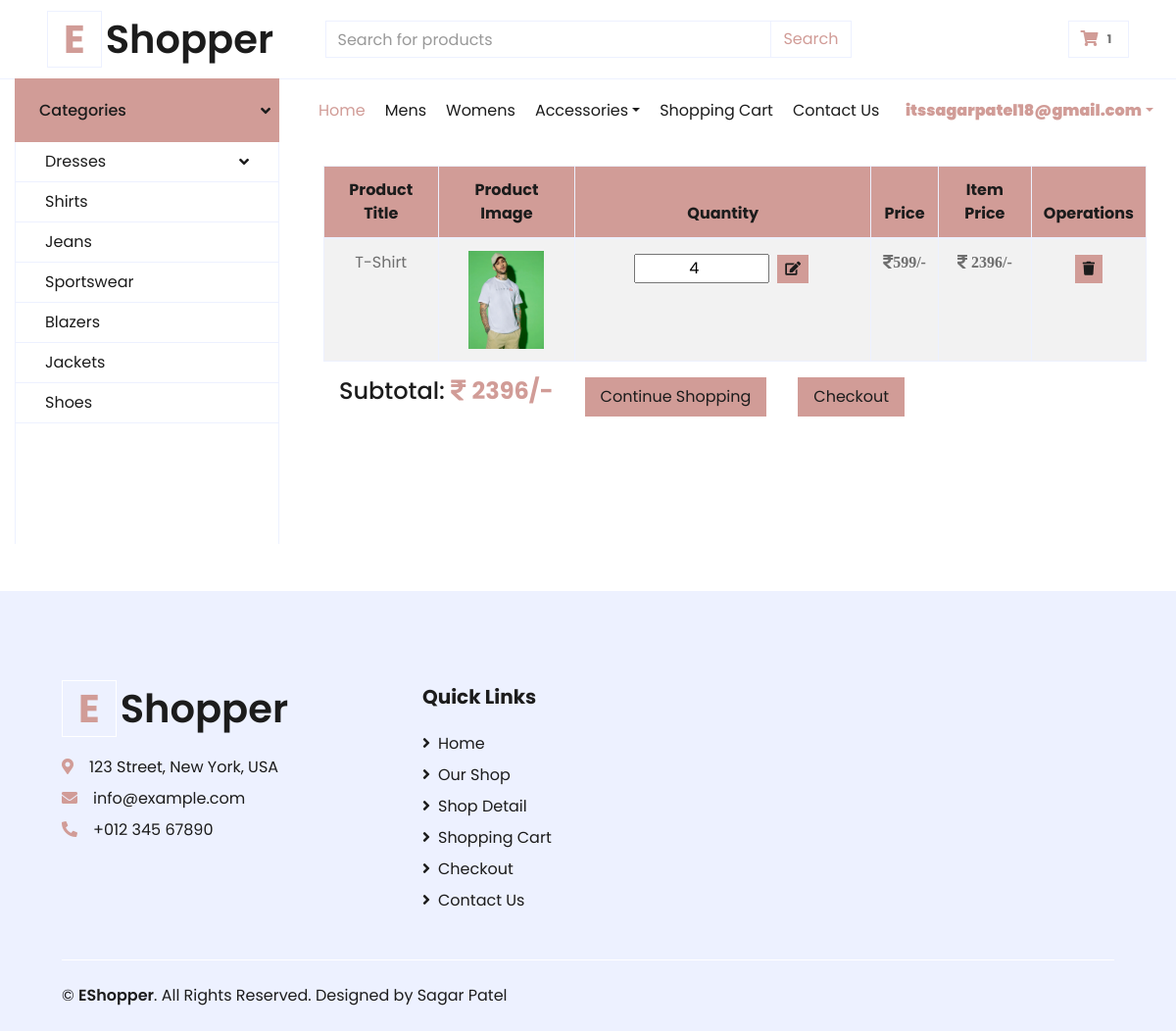
/cart_view.php (signed in), run on the app's committed database.
### tables this page shows
CREATE TABLE `product` (
  `product_id` int(11) NOT NULL,
  `name` varchar(100) DEFAULT NULL,
  `description` varchar(100) DEFAULT NULL,
  `price` int(11) DEFAULT NULL,
  `product_keyword` varchar(255) DEFAULT NULL,
  `image` varchar(255) DEFAULT NULL,
  `category` varchar(100) DEFAULT NULL,
  `date` timestamp NOT NULL DEFAULT current_timestamp() ON UPDATE current_timestamp(),
  `status` varchar(11) DEFAULT NULL
);

CREATE TABLE `cart` (
  `item_id` int(11) NOT NULL,
  `product_id` int(11) NOT NULL,
  `customer_id` varchar(10) NOT NULL,
  `quantity` int(11) NOT NULL
);

### cart_view.php (the view, shortened to what this page needs)
<?php
include("connect.php");
if (isset($_SESSION["loggedin"])) {
  $u_mail = $_SESSION['email'];
  $qry_get_user = "SELECT * FROM customers where email='$u_mail';";
  $qes_user = $conn->query($qry_get_user);
  while ($res_user = $qes_user->fetch_assoc()) {
    $u_id = $res_user['customer_id'];
  }
}
?>
<!DOCTYPE html>
<html lang="en">
<head>
  <link href="https://cdnjs.cloudflare.com/ajax/libs/font-awesome/5.10.0/css/all.min.css" rel="stylesheet">
  <link href="lib/owlcarousel/assets/owl.carousel.min.css" rel="stylesheet">
  <link href="css/style.css" rel="stylesheet">
</head>
<body>
  <div class="row align-items-center py-3 px-xl-5">
    <div class="col-lg-3 d-none d-lg-block">
      <a href="" class="text-decoration-none">
        <h1 class="m-0 display-5 font-weight-semi-bold"><span
            class="text-primary font-weight-bold border px-3 mr-1">E</span>Shopper</h1>
      </a>
    </div>
    <div class="col-lg-6 col-6 text-left">
      <form action="search.php?search_data" method="GET">
        <div class="input-group">
          <input type="text" class="form-control" name="search_data" placeholder="Search for products">
          <div class="input-group-append">
            <input type="submit" name="search_data_product" class="form-control text-primary" value="Search">
          </div>
        </div>
      </form>
    </div>
    <div class="col-lg-3 col-6 text-right">
      <a href="" class="btn border">
        <i class="fas fa-shopping-cart text-primary"></i>
        <span class="badge">
          <?php
          $qry_get_cart = "SELECT * FROM cart where customer_id='$u_id';";
          $qes_cart = $conn->query($qry_get_cart);
          $i = 0;
          while ($res_cart = $qes_cart->fetch_assoc()) {
            $i += 1;
          }
          echo $i;
          ?>
        </span>
      </a>
    </div>
  </div>
  <div class="container-fluid mb-10">
    <div class="row border-top ">
      <div class="col-lg-3 d-none d-lg-block">
        <a class="btn shadow-none d-flex p-2 align-items-center justify-content-between bg-primary text-white w-100"
          data-toggle="collapse" href="#navbar-vertical" style="height: 65px; margin-top: -1px; padding: 0 30px;">
          <h6 class="m-0 px-3">Categories</h6>
          <i class="fa fa-angle-down text-dark"></i>
        </a>
        <nav
          class="collapse show navbar navbar-vertical navbar-light align-items-start p-0 border border-top-0 border-bottom-0"
          id="navbar-vertical">
          <div class="navbar-nav w-100 overflow-hidden" style="height: 410px">
            <div class="nav-item dropdown">
              <a href="#" class="nav-link" data-toggle="dropdown">Dresses <i
                  class="fa fa-angle-down float-right mt-1"></i></a>
            </div>
            <a href="" class="nav-item nav-link">Shirts</a>
            <a href="" class="nav-item nav-link">Jeans</a>
            <a href="" class="nav-item nav-link">Sportswear</a>
            <a href="" class="nav-item nav-link">Blazers</a>
            <a href="" class="nav-item nav-link">Jackets</a>
            <a href="" class="nav-item nav-link">Shoes</a>
          </div>
        </nav>
      </div>
      <div class="col-lg-9">
        <nav class="navbar navbar-expand-lg bg-light navbar-light py-3 py-lg-0 px-0">
          <div class="collapse navbar-collapse justify-content-between" id="navbarCollapse">
            <div class="navbar-nav mr-auto py-0">
              <a href="index.php" class="nav-item nav-link active">Home</a>
              <a href="mens.php" class="nav-item nav-link">Mens</a>
              <a href="womens.php" class="nav-item nav-link">Womens</a>
              <div class="nav-item dropdown">
                <a href="#" class="nav-link dropdown-toggle" data-toggle="dropdown">Accessories</a>
              </div>
              <a href="" class="nav-item nav-link">Shopping Cart</a>
              <a href="contact.html" class="nav-item nav-link">Contact Us</a>
            </div>
            <div class="navbar-nav ml-auto py-0">
              <?php
              if (isset($_SESSION['loggedin']) and isset($_SESSION['verify_otp'])) {
                echo '<ul class="nav navbar-top-links navbar-right pull-right">
                <li class="dropdown">
                  <a class="dropdown-toggle profile-pic p-2 mb-1" data-toggle="dropdown" href="#"><b><class="hidden-xs"><b>' . $_SESSION['email'] . '</b></b></a>';
              } else {
                echo '<a href="login.php" class="nav-item nav-link">Login</a><a href="register.php" class="nav-item nav-link">Register</a>';
              }
              ?>
            </div>
          </div>
        </nav>
        <div class="container my-4">
          <div class="row m-0">
            <table class="table table-bordered text-center table-striped m-0">
              <thead class="bg-primary text-dark">
                <tr>
                  <th>Product Title</th>
                  <th>Product Image</th>
                  <th>Quantity</th>
                  <th>Price</th>
                  <th>Item Price</th>
                  <th colspan="2">Operations</th>
                </tr>
              </thead>
              <tbody>
                <?php
                $total = 0;
                $ij = 0;
                $qry_get_cart = "SELECT * FROM cart where customer_id='$u_id';";
                $qes_cart = $conn->query($qry_get_cart);
                while ($res_cart = $qes_cart->fetch_assoc()) {
                  $p_id = $res_cart['product_id'];
                  $qry_get_product = "SELECT * FROM product where product_id='$p_id';";
                  $qes_product = $conn->query($qry_get_product);
                  while ($res_product = $qes_product->fetch_assoc()) {
                    $total = $total + ($res_product['price'] * $res_cart['quantity']);
                ?>
                <tr>
                  <td><?php echo $res_product['name']; ?></td>
                  <td class="m-0">
                    <img src="<?php echo $res_product['image']; ?>" alt="" class="cart_img"
                      style="width:100px; height:100px; object-fit: contain;">
                  </td>
                  <td>
                    <form action="update_cart.php?num=<?php echo $ij; ?>" method="post"
                      id="update_form_<?php echo $ij; ?>">
                      <input type="number" name="qty_<?php echo $ij; ?>" class="form-input w-50 text-center" min="1"
                        value='<?php echo $res_cart['quantity']; ?>' />
                      <div class="btn btn-sm bg-primary border-0 text-dark m-1"
                        onclick="submit_form('<?php echo $ij; ?>')"><i class="fas fa-edit"></i></div>
                    </form>
                  </td>
                  <td><i class="fas fa-rupee-sign"><?php echo $res_product['price']; ?>/-</i></td>
                  <td><i class="fas fa-rupee-sign">
                      <?php
                          echo $res_product['price'] * $res_cart['quantity'];
                          ?>/-
                    </i></td>
                  <td>
                    <a class="btn btn-sm bg-primary border-0 text-dark m-1"
                      href="delete_cart.php?id=<?php echo $res_cart['item_id']; ?>"><i class="fa fa-trash"
                        aria-hidden="true"></i></a>
                  </td>
                </tr>
                <?php
                  }
                  $ij += 1;
                }
                ?>
              </tbody>
            </table>
            <div class="d-flex my-3">
              <h4 class="px-3">Subtotal:&nbsp<i class="fas fa-rupee-sign text-primary"></i>&nbsp<strong
                  class="text-primary"><?php $_SESSION['total'] = $total;
                                                                                                                              echo $total ?>/-</strong>
              </h4>
              <a href="index.php"><button class="bg-primary px-3 py-2 mx-3 border-0 text-dark">Continue
                  Shopping</button></a>
              <a href="checkout.php"><button class="bg-primary px-3 py-2 mx-3 border-0 text-dark">Checkout</button></a>
            </div>
          </div>
        </div>
      </div>
      <?php include("footer.php") ?>

### data on the page
cart: quantity "4"
product: name "T-Shirt", image (picture), price "599", $res_product['price']*$res_cart['quantity'] "2396"

### other printed values
$i "1"
$_SESSION['email'] "itssagarpatel18@gmail.com"
$total "2396"
